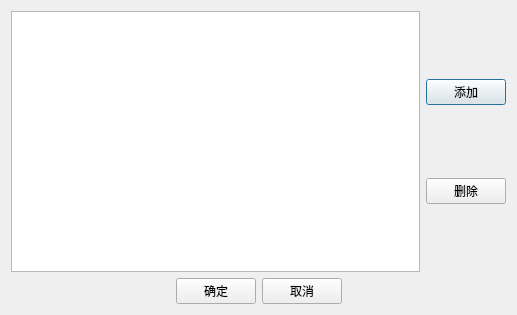
<?xml version="1.0" encoding="UTF-8"?>
<ui version="4.0">
 <class>StageCostDialog</class>
 <widget class="QDialog" name="StageCostDialog">
  <property name="geometry">
   <rect>
    <x>0</x>
    <y>0</y>
    <width>517</width>
    <height>315</height>
   </rect>
  </property>
  <property name="windowTitle">
   <string>Dialog</string>
  </property>
  <layout class="QGridLayout" name="gridLayout">
   <item row="0" column="0">
    <layout class="QVBoxLayout" name="verticalLayout_2">
     <item>
      <layout class="QHBoxLayout" name="horizontalLayout">
       <item>
        <widget class="QTableView" name="tableView">
         <property name="enabled">
          <bool>true</bool>
         </property>
         <property name="sizePolicy">
          <sizepolicy hsizetype="Expanding" vsizetype="Expanding">
           <horstretch>0</horstretch>
           <verstretch>0</verstretch>
          </sizepolicy>
         </property>
        </widget>
       </item>
       <item>
        <layout class="QVBoxLayout" name="verticalLayout">
         <item>
          <spacer name="verticalSpacer_3">
           <property name="orientation">
            <enum>Qt::Vertical</enum>
           </property>
           <property name="sizeHint" stdset="0">
            <size>
             <width>20</width>
             <height>40</height>
            </size>
           </property>
          </spacer>
         </item>
         <item>
          <widget class="QPushButton" name="btn_add">
           <property name="text">
            <string>添加</string>
           </property>
          </widget>
         </item>
         <item>
          <spacer name="verticalSpacer">
           <property name="orientation">
            <enum>Qt::Vertical</enum>
           </property>
           <property name="sizeHint" stdset="0">
            <size>
             <width>20</width>
             <height>40</height>
            </size>
           </property>
          </spacer>
         </item>
         <item>
          <widget class="QPushButton" name="btn_delete">
           <property name="text">
            <string>删除</string>
           </property>
          </widget>
         </item>
         <item>
          <spacer name="verticalSpacer_2">
           <property name="orientation">
            <enum>Qt::Vertical</enum>
           </property>
           <property name="sizeHint" stdset="0">
            <size>
             <width>20</width>
             <height>40</height>
            </size>
           </property>
          </spacer>
         </item>
        </layout>
       </item>
      </layout>
     </item>
     <item>
      <layout class="QHBoxLayout" name="horizontalLayout_3">
       <item>
        <spacer name="horizontalSpacer">
         <property name="orientation">
          <enum>Qt::Horizontal</enum>
         </property>
         <property name="sizeHint" stdset="0">
          <size>
           <width>40</width>
           <height>20</height>
          </size>
         </property>
        </spacer>
       </item>
       <item>
        <layout class="QHBoxLayout" name="horizontalLayout_2">
         <item>
          <widget class="QPushButton" name="btn_ok">
           <property name="text">
            <string>确定</string>
           </property>
          </widget>
         </item>
         <item>
          <widget class="QPushButton" name="btn_cancel">
           <property name="text">
            <string>取消</string>
           </property>
          </widget>
         </item>
        </layout>
       </item>
       <item>
        <spacer name="horizontalSpacer_2">
         <property name="orientation">
          <enum>Qt::Horizontal</enum>
         </property>
         <property name="sizeHint" stdset="0">
          <size>
           <width>40</width>
           <height>20</height>
          </size>
         </property>
        </spacer>
       </item>
      </layout>
     </item>
    </layout>
   </item>
  </layout>
 </widget>
 <resources/>
 <connections/>
</ui>
